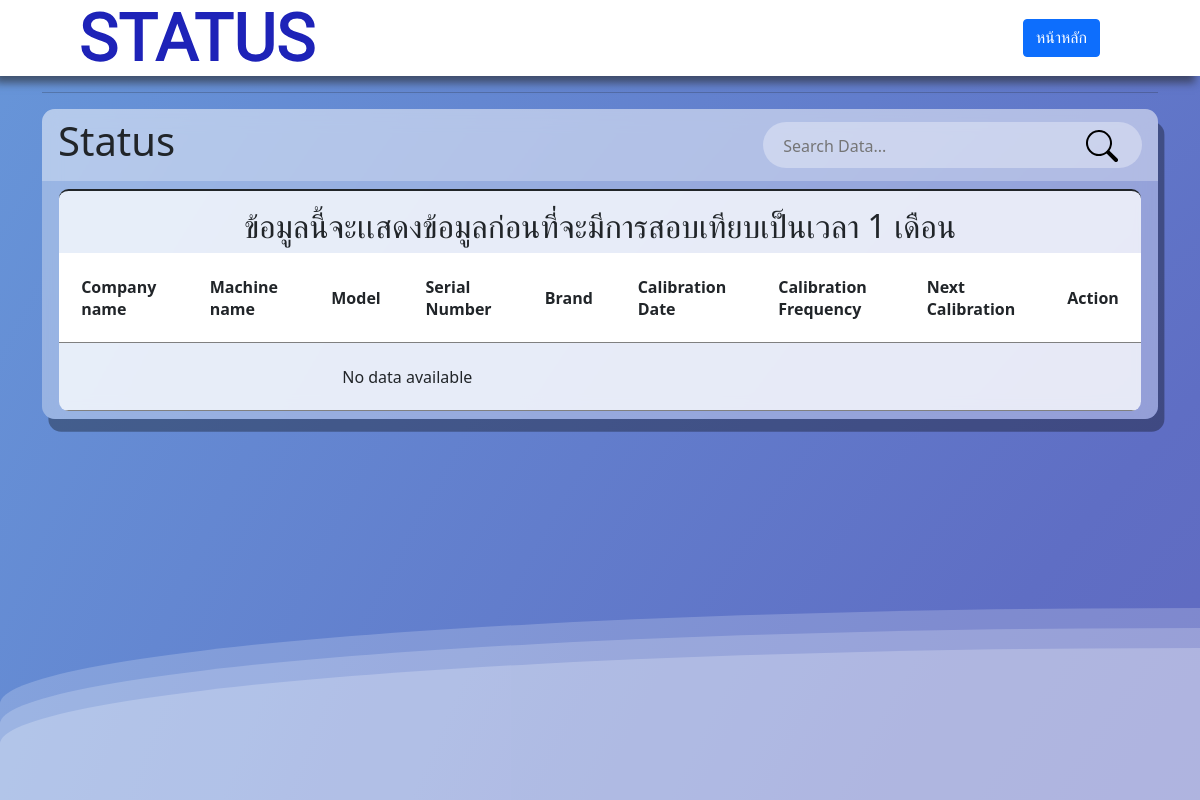
/nextcal.php, run on an earlier commit of the app's database.
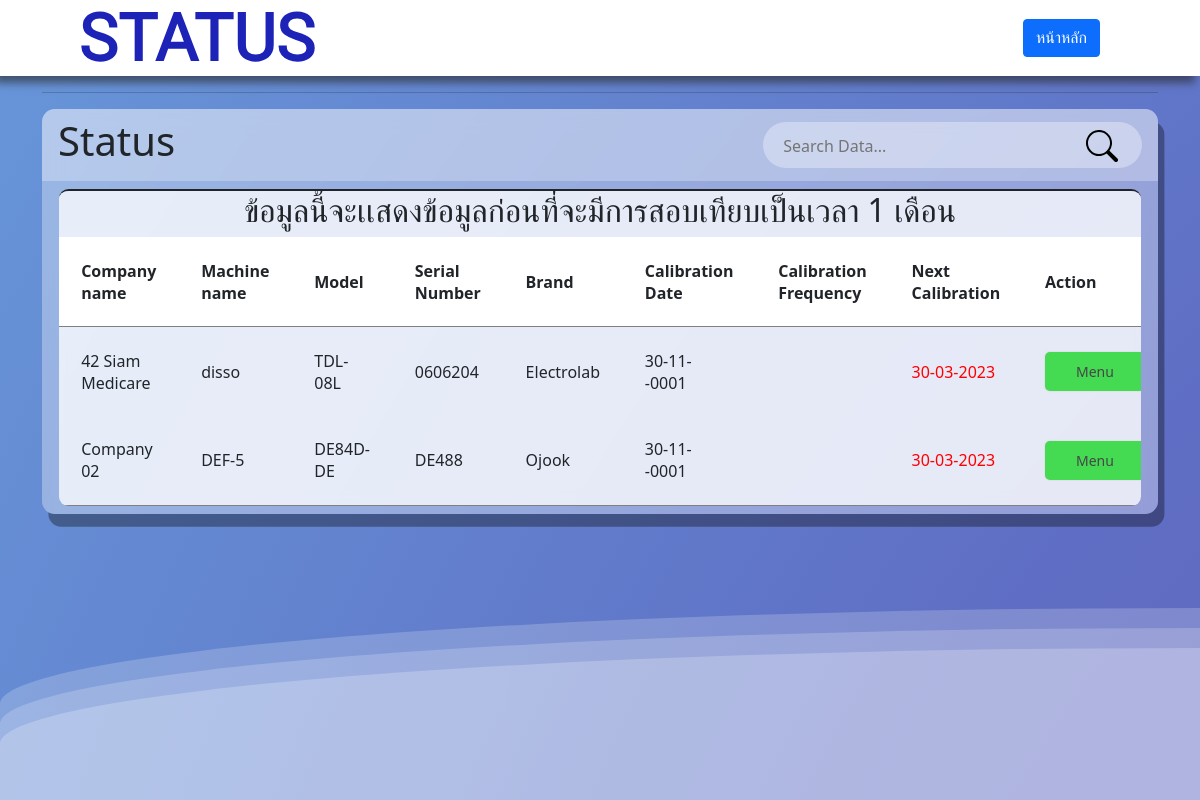
And on a later commit of the database.
### tables this page shows
CREATE TABLE `bbcal1` (
  `id` int(10) NOT NULL,
  `customername` varchar(50) NOT NULL,
  `testmachine` varchar(50) NOT NULL,
  `model` varchar(50) NOT NULL,
  `serialnum` varchar(20) NOT NULL,
  `brand` varchar(50) NOT NULL,
  `calidate` date NOT NULL,
  `nextcal` date NOT NULL,
  `email` varchar(50) NOT NULL,
  `status` varchar(20) NOT NULL,
  `datealert` date NOT NULL
);

### nextcal.php (the view, shortened to what this page needs)
<?php
    require_once "config/db.php";
?>
<!DOCTYPE html>
<html lang="en">
<head>
    <link rel="stylesheet" href="css/index.css" />
    <link href="https://cdn.jsdelivr.net/npm/bootstrap@5.1.3/dist/css/bootstrap.min.css" rel="stylesheet">
</head>
<body>
    <div class="navbar">
    <div class="navbar-left">
        <div class="content">
        <h1>STATUS</h1>
        <h1>STATUS</h1>
        </div>
        </div>
    <div class="navbar-right">
        <div class="button-right">
            <div class="justify-content-end add-data">
            <a href="index.php" type="button"  class="btn btn-primary">หน้าหลัก</a>
            </div>
        </div>
    </div>
</div>
<div>
     <div class="wave"></div>
     <div class="wave"></div>
     <div class="wave"></div>
  </div>
    <div class="container md-5">
        <hr>
        <main class="table" id="customers_table">
        <section class="table_header">
            <h1>Status</h1>
            <div class="input-group">
                <input id="search " type="search" placeholder="Search Data..." required autocomplete="off" no-close-icon>
                <img src="photo/search.svg">
            </div>
        </section>
        <section class="table_body">
            <table>
            <thead class="thead">
                <tr>
                    <th>Company name</th>
                    <th>Machine name</th>
                    <th>Model</th>
                    <th>Serial Number</th>
                    <th>Brand</th>
                    <th>Calibration Date</th>
                    <th>Calibration Frequency</th>
                    <th>Next Calibration</th>
                    <th>Action</th>
                </tr>
            </thead>
            <tbody>
                <?php
                    $stmt = $conn->query("SELECT * FROM bbcal1 WHERE CURRENT_TIMESTAMP BETWEEN datealert AND nextcal");
                    $stmt->execute();
                    $bbcal1 = $stmt->fetchAll();
                    if (!$bbcal1) {
                        echo "<p><td colspan='6' class='text-center'>No data available</td></p>";
                    } else {
                    foreach($bbcal1 as $user)  {
                ?>
                    <tr>
                        <td><?php echo $user['customername']; ?></td>
                        <td><?php echo $user['testmachine']; ?></td>
                        <td><?php echo $user['model']; ?></td>
                        <td><?php echo $user['serialnum']; ?></td>
                        <td><?php echo $user['brand']; ?></td>
                        <td><?php
                          if ($user['calidate'] == ''){
                            echo '';
                          }else{
                            echo date('d-m-Y', strtotime($user['calidate']));
                          }
                        ?></td>
                        <td><?php echo $user['califreq']; ?></td>
                        <td style="color:red"><?php
                          if ($user['nextcal'] == ''){
                            echo '';
                          }else{
                            echo date('d-m-Y', strtotime($user['nextcal']));
                          }
                        ?></td>
                        <td>
                            <div class="dropdown">
                                <div class="select">
                                    <span>Menu</span>
                                </div>
                            </div>
                        </td>
                    </tr>
                <?php }  } ?>
        </section>
        <h2>ข้อมูลนี้จะเเสดงข้อมูลก่อนที่จะมีการสอบเทียบเป็นเวลา 1 เดือน</h2>
        </main>
    </div>
</body>
</html>

### css/index.css (style rules this page uses)
body { background-color: rgb(99, 162, 210); margin: auto; font-family: 'Thai Sarabun', sans-serif; overflow: auto; background: rgb(34,108,91); background: radial-gradient(circle, rgb(106, 128, 177) 0%, rgb(100, 99, 186) 35%, rgb(95, 110, 196) 59%, rgb(103, 150, 217) 100%); animation: gradient 25s ease infinite; background-size: 400% 400%; background-attachment: fixed; min-height: 100vh; justify-content: center; }
.wave { background: rgb(255 255 255 / 25%); border-radius: 1000% 1000% 0 0; position: fixed; width: 200%; height: 12em; animation: wave 10s -3s linear infinite; transform: translate3d(0, 0, 0); opacity: 0.8; bottom: 0; left: 0; z-index: -1; }
.wave:nth-of-type(2) { bottom: -1.25em; animation: wave 18s linear reverse infinite; opacity: 0.8; }
.wave:nth-of-type(3) { bottom: -2.5em; animation: wave 20s -1s reverse infinite; opacity: 0.9; }
.navbar { padding:90px; font-family: 'Itim', cursive; background-color: white; -webkit-box-shadow: -5px 7px 8px 0px rgba(237, 229, 229, 0.58); -moz-box-shadow: -5px 7px 8px 0px rgba(40, 38, 38, 0.58); box-shadow: -5px 7px 8px 0px rgba(38, 37, 37, 0.58); }
.navbar-left, .navbar-right { display: flex; align-items: center; }
.navbar-left div { text-transform: uppercase; font-weight: 800; padding: 20px; }
.add-data { font-weight: 50px; }
.navbar-left > * , .navbar-right > * { margin:10px; }
.button-right { display:flex; align-items: center; font-weight: 500; }
.dropdown { width: 100px; display: inline-block; background-color: #44db53; border-radius: 5px; box-shadow: 0 0 2px rgb(204, 204, 204); transition: all .5s ease; position: relative; font-size: 14px; color: #474747; text-align: center }
.dropdown .select { cursor: pointer; display: block; padding: 10px }
.content { position: relative; }
.content h1 { position: absolute; transform:translate(-50%,-50%); font-size:66; padding-left: 390%; }
.content h1:nth-child(1) { color:transparent; -webkit-text-stroke: 2px #1e23b8; }
.content h1:nth-child(2) { color:#1e23b8; animation:animate 2s ease-in-out infinite; }
main.table { backdrop-filter: blur(10px); box-shadow: 0.4rem .8rem #0005; border-radius: .8rem; background-color: #fff5; overflow: hidden; }
.table_header { width: 100%; height:9%; background-color: #fff4; padding: .8rem 1rem; display:flex; justify-content: space-between; align-items: center; }
th { position: sticky; top: 0; background-color: rgb(255, 255, 255); padding: .8rem 1rem; align-items: center; z-index: 2; }
.table_header .input-group { width: 35%; height: 100%; background-color: #fff5; padding: 0 .8rem; border-radius: 2rem; display:flex; justify-content:center; align-items:center; transition: .2s; }
.table_header .input-group img { width: 3rem; height: 3rem; }
.table_header .input-group input { width: 85%; padding:0 .5rem 0 .3rem; background-color: transparent; border:none; outline:none; }
.table_body { width: 97%; max-height: calc(89% - 1.6rem); background-color: rgba(255, 255, 255, 0.769); margin: .5rem auto; border-radius: .6rem; overflow: auto; overflow: overlay; }
.table_body td { width: 36px; height: 36px; margin-right: .5rem; border-radius: 50%; vertical-align: middle; }
table,th,td { border-collapse: collapse; padding: 1.4rem; text-align: left; }
tr:nth-child(-n+3) { border-top-left-radius: 10px; border-top-right-radius: 10px; }
tbody tr { --delay: .1s; transition: .5s ease-in-out var(--delay), background-color 0s; }
tbody tr td, tbody tr td p { transition: .2s ease-in-out; }
table { width: 100%; }
h2 { text-align: center; }

What changed in the data, as far as the page shows it:
added bbcal1: customername "42 Siam Medicare", testmachine "disso", model "TDL-08L", serialnum "0606204", brand "Electrolab", calidate "30-11--0001", nextcal "30-03-2023"
added bbcal1: customername "Company 02", testmachine "DEF-5", model "DE84D-DE", serialnum "DE488", brand "Ojook", calidate "30-11--0001", nextcal "30-03-2023"
Also different on the page:
text no longer shown: "No data available"
